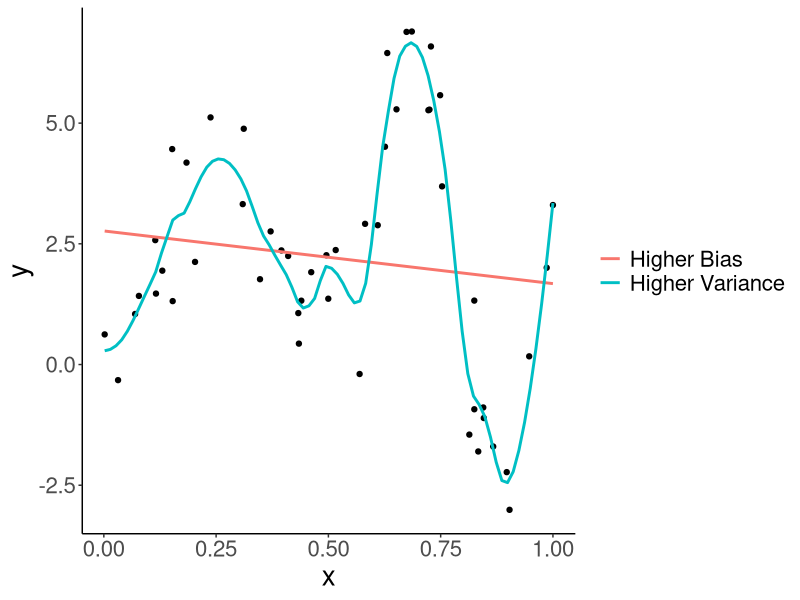
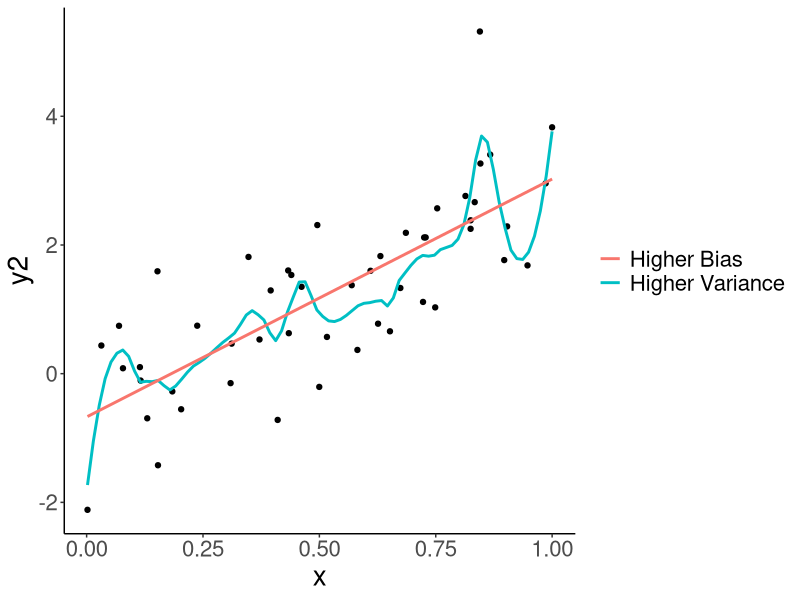
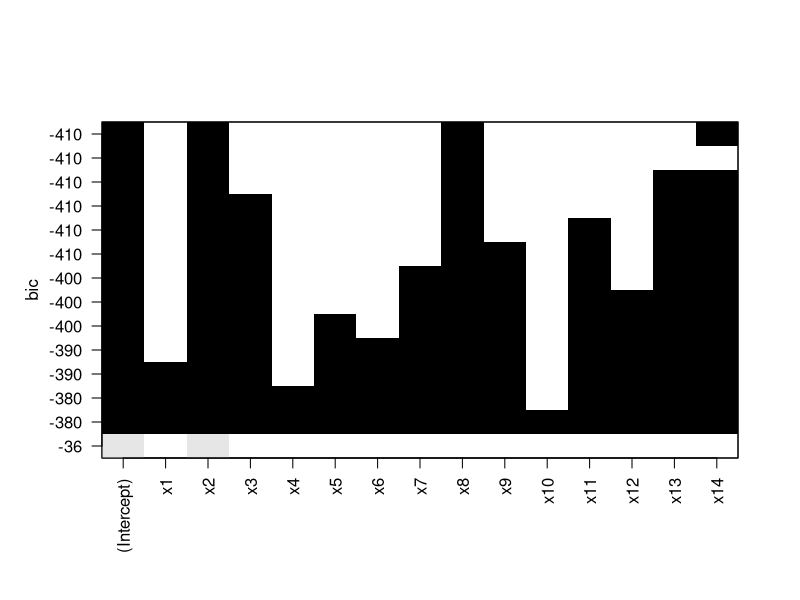
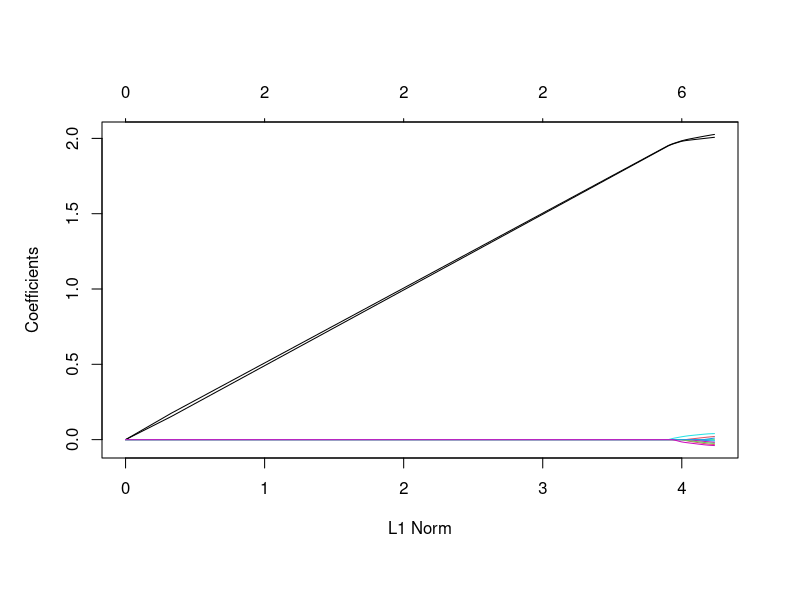
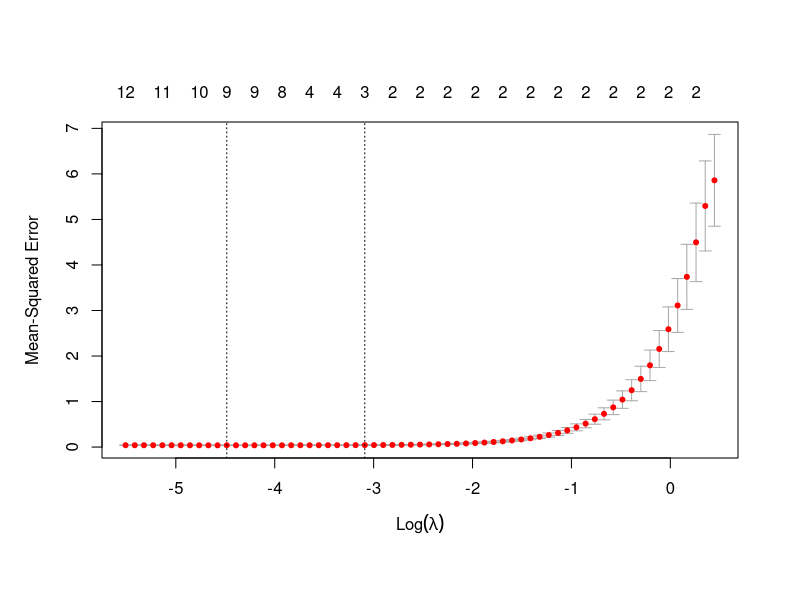
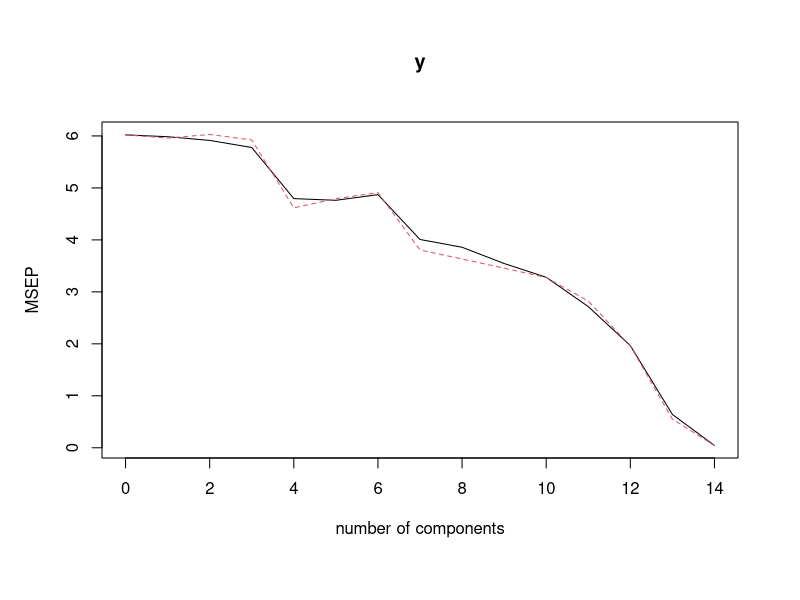

These charts were generated, in order, by the following R code:
## ---- chunk 1
options(htmltools.dir.version = FALSE)
library(splines)
library(tidyverse)
library(leaps)
library(glmnet)
library(pls)
theme_set(theme_classic() + theme(text = element_text(size = 20)))
## ---- chunk 2
n <- 50
x <- runif(n)
X <- bs(x, df=8)
beta <- c(-2, 8, 1, 0, 10, -4, -2, 3)
y <- X%*%beta + rnorm(n, sd=1)
y2 <- -1 + 4*x + rnorm(n, sd=1)


df <- tibble(y, y2, x)
ggplot(df, aes(x, y)) + geom_point() + 
  geom_smooth(method="lm", se = FALSE, aes(col = "Higher Bias")) +
  geom_smooth(method="loess", span = 0.2, se = FALSE, aes(col = "Higher Variance")) +
  labs(col = NULL)
ggplot(df, aes(x, y2)) + geom_point() + 
  geom_smooth(method="loess", span = 0.2, se = FALSE, aes(col = "Higher Variance")) +
  geom_smooth(method="lm", se = FALSE, aes(col = "Higher Bias")) + 
  labs(col = NULL)
## ---- chunk 3
n <- 100
p <- 14
X <- matrix(rnorm(n*p), nrow=n, ncol = p)
beta <- rep(0, p)
beta[2] <- 2
beta[8] <- 2

Y <- X%*%beta + rnorm(n, sd = .2)
sim_vs <- as.data.frame(cbind(Y,X))
colnames(sim_vs) <- c("y", paste0("x", 1:p))
## ---- chunk 4
# Randomly split data
folds <- sample(1:5, nrow(sim_vs), replace=TRUE)

train <- sim_vs[folds != 1, ]
test <- sim_vs[folds == 1, ]
x_test <- model.matrix(y~., test)

all_models <- regsubsets(y~., train, nvmax = ncol(train)-1, 
                         method = "exhaustive")
summ_all <- summary(all_models)
## ---- chunk 5
plot(all_models)
## ---- chunk 6
summ_all$outmat
## ---- chunk 7
# Select the best model based on BIC
which.min(summ_all$bic)
# Get the coefficients
beta <- coef(all_models, which.min(summ_all$bic))
beta
# Get the predictions on the test set
preds <- x_test[,names(beta)]%*%beta
test_error <- sqrt(mean((test$y - preds)^2))
test_error
## ---- chunk 8
lasso <- glmnet(x=as.matrix(train[,-1]), y=train[,1], alpha=1)
plot(lasso)
## ---- chunk 9
lasso_cv <- cv.glmnet(x=as.matrix(train[,-1]), y=train[,1], alpha=1)
plot(lasso_cv)
lasso_cv$lambda.min
lasso_cv$lambda.1se
## ---- chunk 10
preds <- predict(lasso_cv, newx = as.matrix(test[,-1]), s="lambda.min")
sqrt(mean((test$y - preds)^2))

preds <- predict(lasso_cv, newx = as.matrix(test[,-1]), s="lambda.1se")
sqrt(mean((test$y - preds)^2))
## ---- chunk 11
pcrmod <- pcr(y ~ ., data = train, scale = T, validation = "CV")
validationplot(pcrmod,val.type="MSEP")
pcrmod$validation$ncomp
## ---- chunk 12
preds <- predict(pcrmod, test, ncomp = pcrmod$validation$ncomp)
sqrt(mean((test$y - preds)^2))
